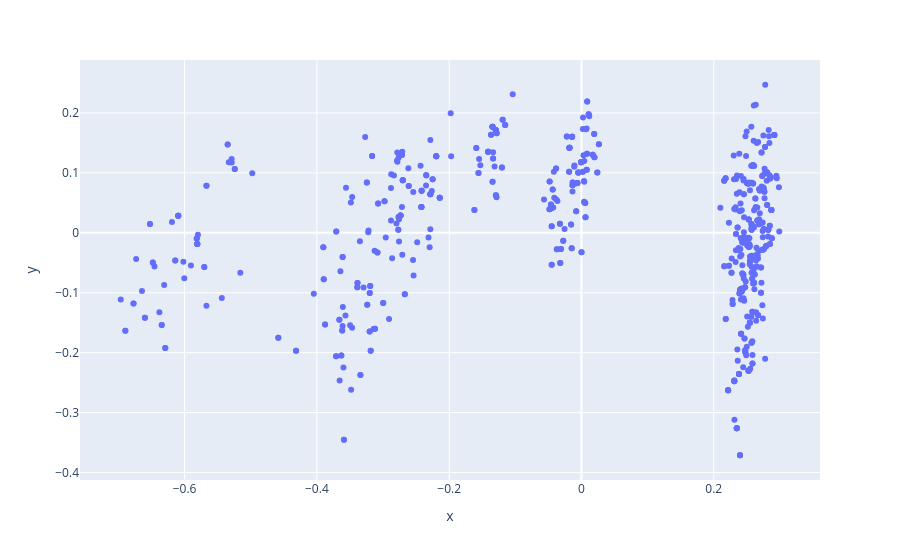

Source (notebook cell):
### Code cell
chords_list = [metadata[i]['chords'] for i in range(len(y_graph))]
df = pd.DataFrame({
    'x': y_graph[:,0],
    'y': y_graph[:,1],
    'chords': chords_list
})

fig = px.scatter(
    data_frame=df,
    x='x',
    y='y',
    hover_data=['chords']
)
fig.show()

### Figure 1 — Plotly figure (JSON) as saved in the notebook; plotly's stock layout.template omitted (floating-point values rounded to 4 significant figures; data arrays with more than 128 entries replaced by an {"elided": "..."} marker saying what was removed)
{"data": [{"customdata": {"elided": "664x1 str values"}, "hovertemplate": "x=%{x}<br>y=%{y}<br>chords=%{customdata[0]}<extra></extra>", "legendgroup": "", "marker": {"color": "#636efa", "symbol": "circle"}, "mode": "markers", "name": "", "orientation": "v", "showlegend": false, "type": "scatter", "x": {"elided": "664 float values"}, "xaxis": "x", "y": {"elided": "664 float values"}, "yaxis": "y"}], "layout": {"legend": {"tracegroupgap": 0}, "margin": {"t": 60}, "xaxis": {"anchor": "y", "domain": [0, 1], "title": {"text": "x"}}, "yaxis": {"anchor": "x", "domain": [0, 1], "title": {"text": "y"}}}}
